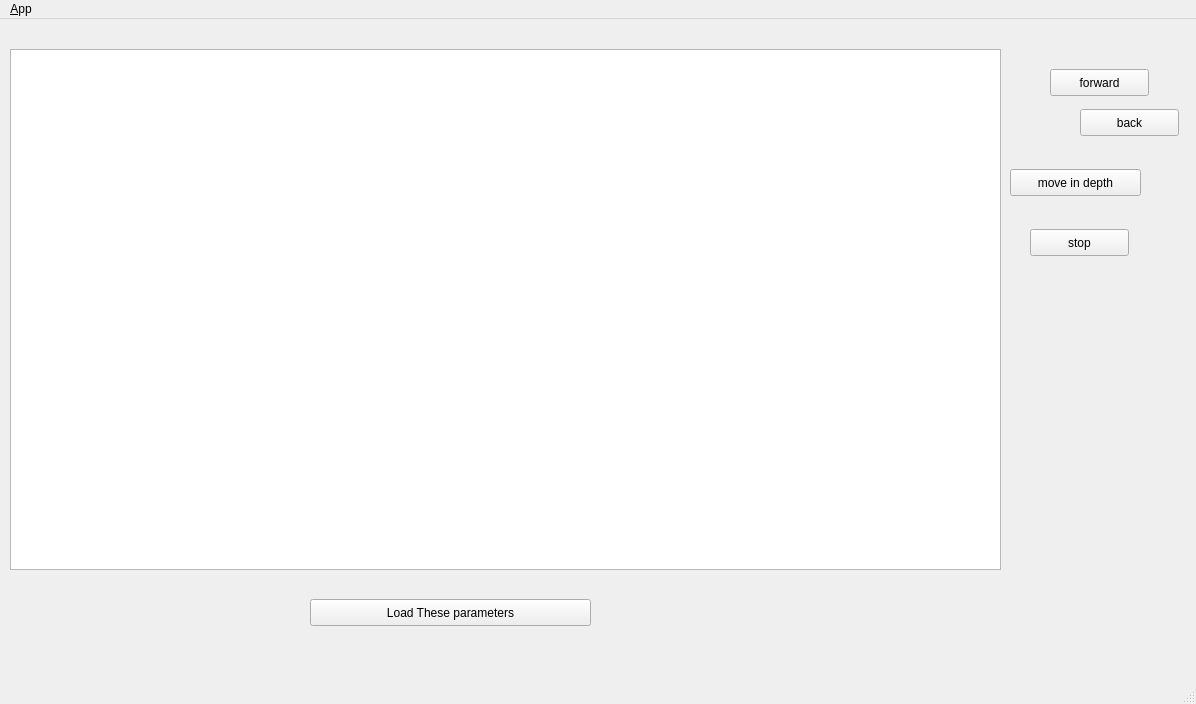
<?xml version="1.0" encoding="UTF-8"?>
<ui version="4.0">
 <class>MainWindowDesign</class>
 <widget class="QMainWindow" name="MainWindowDesign">
  <property name="geometry">
   <rect>
    <x>0</x>
    <y>0</y>
    <width>1196</width>
    <height>704</height>
   </rect>
  </property>
  <property name="windowTitle">
   <string>gui_template</string>
  </property>
  <property name="windowIcon">
   <iconset resource="../resources/images.qrc">
    <normaloff>:/images/icon.png</normaloff>:/images/icon.png</iconset>
  </property>
  <property name="locale">
   <locale language="English" country="Australia"/>
  </property>
  <widget class="QWidget" name="centralwidget">
   <widget class="QTextEdit" name="textEdit">
    <property name="geometry">
     <rect>
      <x>10</x>
      <y>30</y>
      <width>991</width>
      <height>521</height>
     </rect>
    </property>
   </widget>
   <widget class="QPushButton" name="pushButton">
    <property name="geometry">
     <rect>
      <x>310</x>
      <y>580</y>
      <width>281</width>
      <height>27</height>
     </rect>
    </property>
    <property name="text">
     <string>Load These parameters</string>
    </property>
   </widget>
   <widget class="QPushButton" name="forwardButton">
    <property name="geometry">
     <rect>
      <x>1050</x>
      <y>50</y>
      <width>99</width>
      <height>27</height>
     </rect>
    </property>
    <property name="text">
     <string>forward</string>
    </property>
   </widget>
   <widget class="QPushButton" name="depthButton">
    <property name="geometry">
     <rect>
      <x>1010</x>
      <y>150</y>
      <width>131</width>
      <height>27</height>
     </rect>
    </property>
    <property name="text">
     <string>move in depth</string>
    </property>
   </widget>
   <widget class="QPushButton" name="backButton">
    <property name="geometry">
     <rect>
      <x>1080</x>
      <y>90</y>
      <width>99</width>
      <height>27</height>
     </rect>
    </property>
    <property name="text">
     <string>back</string>
    </property>
   </widget>
   <widget class="QPushButton" name="stopButton">
    <property name="geometry">
     <rect>
      <x>1030</x>
      <y>210</y>
      <width>99</width>
      <height>27</height>
     </rect>
    </property>
    <property name="text">
     <string>stop</string>
    </property>
   </widget>
  </widget>
  <widget class="QMenuBar" name="menubar">
   <property name="geometry">
    <rect>
     <x>0</x>
     <y>0</y>
     <width>1196</width>
     <height>25</height>
    </rect>
   </property>
   <widget class="QMenu" name="menu_File">
    <property name="title">
     <string>&amp;App</string>
    </property>
   </widget>
   <addaction name="menu_File"/>
  </widget>
  <widget class="QStatusBar" name="statusbar"/>
  <action name="action_Quit">
   <property name="text">
    <string>&amp;Quit</string>
   </property>
   <property name="shortcut">
    <string>Ctrl+Q</string>
   </property>
   <property name="shortcutContext">
    <enum>Qt::ApplicationShortcut</enum>
   </property>
  </action>
  <action name="action_Preferences">
   <property name="text">
    <string>&amp;Preferences</string>
   </property>
  </action>
  <action name="actionAbout">
   <property name="text">
    <string>&amp;About</string>
   </property>
  </action>
  <action name="actionAbout_Qt">
   <property name="text">
    <string>About &amp;Qt</string>
   </property>
  </action>
 </widget>
 <resources>
  <include location="../resources/images.qrc"/>
 </resources>
 <connections>
  <connection>
   <sender>action_Quit</sender>
   <signal>triggered()</signal>
   <receiver>MainWindowDesign</receiver>
   <slot>close()</slot>
   <hints>
    <hint type="sourcelabel">
     <x>-1</x>
     <y>-1</y>
    </hint>
    <hint type="destinationlabel">
     <x>399</x>
     <y>299</y>
    </hint>
   </hints>
  </connection>
 </connections>
</ui>
